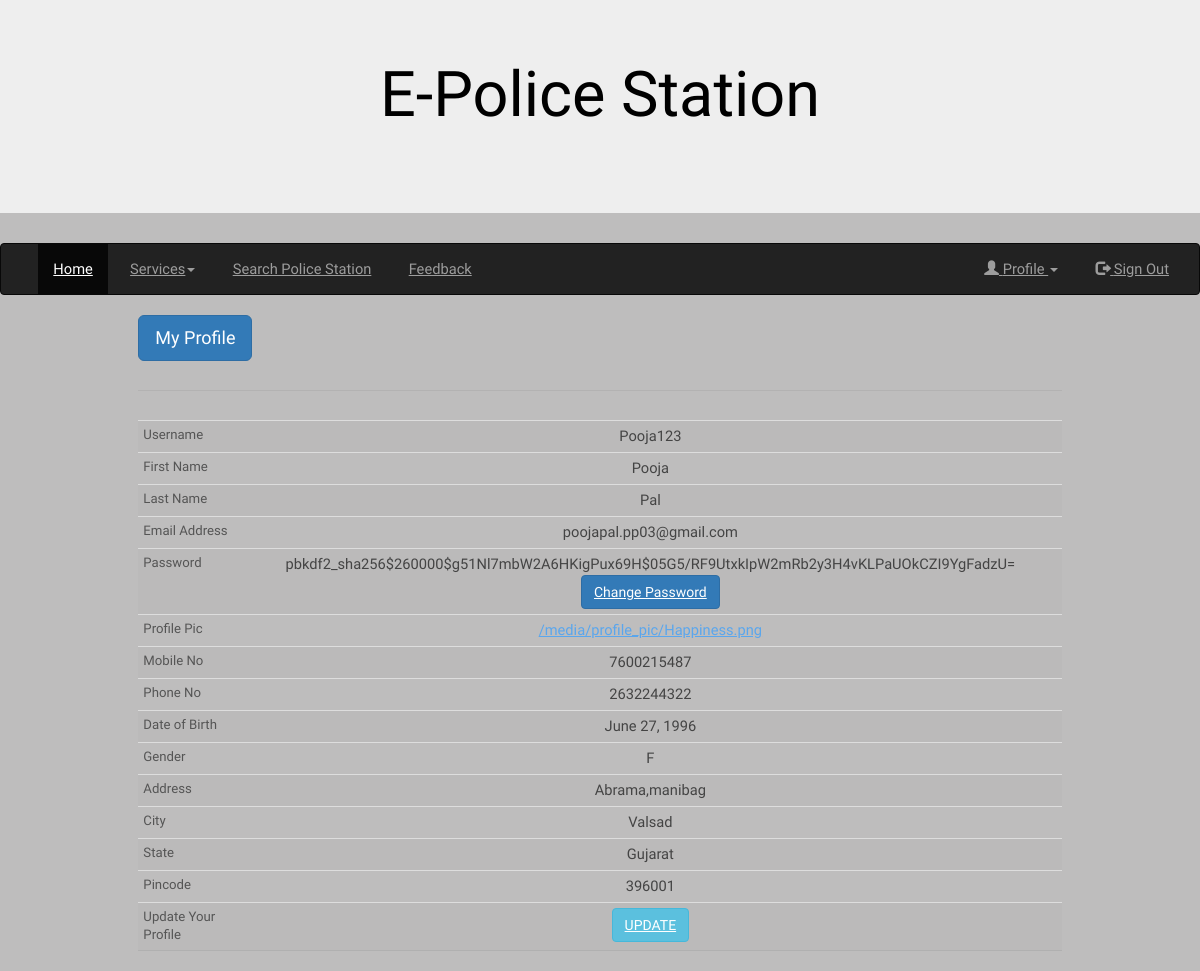
/view_citizen/ (signed in), run on the app's committed database.
### myapp/models.py (models this page shows, shortened)
class  Citizenprofile(models.Model):
    user = models.OneToOneField(User, on_delete=models.CASCADE)
    profile_pic = models.ImageField(upload_to='profile_pic')
    GENDER_CHOICES = (('M', 'Male'),('F', 'Female'))
    mobile_no = models.IntegerField()
    phone_no = models.IntegerField()
    dob = models.DateField()
    gender = models.CharField(max_length=1, choices=GENDER_CHOICES)
    address = models.TextField()
    City = models.CharField(max_length=20)
    state = models.CharField(max_length=20)
    pincode = models.IntegerField()

### myapp/views.py (the view)
# urls.py: path('view_citizen/',views.view_citizen,name='view_citizen'),
def view_citizen(request):
    try:
        usr = request.session['username']
        user = models.User.objects.get(username = usr)
        user_details = models.Citizenprofile.objects.get(user = user)
        return render(request,'citizen/view_citizen.html',{"user_details":user_details})
    except:
        return HttpResponse("<h1>Kindly Update your profile....</h1>")

### templates/citizen/view_citizen.html
{% extends 'base.html' %}
{% block content %}
    <div class="container">
        <table class="table table-condensed table-hover text-center">
            <h1 class="btn btn-lg btn-primary">My Profile</h1>
            <hr>
            <tbody>
                <tr>
                    <th>Username</th>
                    <td>{{user_details.user}}</td>
                </tr>
                <tr>
                    <th>First Name</th>
                    <td>{{user_details.user.first_name}}</td>
                </tr>
                <tr>
                    <th>Last Name</th>
                    <td>{{user_details.user.last_name}}</td>
                </tr>
                <tr>
                    <th>Email Address</th>
                    <td>{{user_details.user.email}}</td>
                </tr>
                <tr>
                    <th>Password</th>
                    <td>{{user_details.user.password}} <a href="{% url 'citizen_password' %}" class="btn btn-primary">Change Password</a></td>
                </tr>
                <tr>
                    <th>Profile Pic</th>
                    <td><a href="{{user_details.profile_pic.url}}">{{user_details.profile_pic.url}}</a></td>
                </tr>
                <tr>
                    <th>Mobile No</th>
                    <td>{{user_details.mobile_no}}</td>
                </tr>
                <tr>
                    <th>Phone No</th>
                    <td>{{user_details.phone_no}}</td>
                </tr>
                <tr>
                    <th>Date of Birth</th>
                    <td>{{user_details.dob}}</td>
                </tr>
                <tr>
                    <th>Gender</th>
                    <td>{{user_details.gender}}</td>
                </tr>
                <tr>
                    <th>Address</th>
                    <td>{{user_details.address}}</td>
                </tr>
                <tr>
                    <th>City</th>
                    <td>{{user_details.City}}</td>
                </tr>
                <tr>
                    <th>State</th>
                    <td>{{user_details.state}}</td>
                </tr>
                <tr>
                    <th>Pincode</th>
                    <td>{{user_details.pincode}}</td>
                </tr>
                <tr>
                    <th>Update Your Profile</th>
                    <td><a href="{% url 'update_citizen' user_details.id %}" class="btn btn-info"> UPDATE </a></td>
                </tr>
            </tbody>
        </table>
    </div>
{% endblock %}

### static/assets/css/main.css (style rules this page uses)
html, body, div, span, applet, object, iframe, h1, h2, h3, h4, h5, h6, p, blockquote, pre, a, abbr, acronym, address, big, cite, code, del, dfn, em, img, ins, kbd, q, s, samp, small, strike, strong, sub, sup, tt, var, b, u, i, center, dl, dt, dd, ol, ul, li, fieldset, form, label, legend, table, caption, tbody, tfoot, thead, tr, th, td, article, aside, canvas, details, embed, figure, figcaption, footer, header, hgroup, menu, nav, output, ruby, section, summary, time, mark, audio, video { margin: 0; padding: 0; border: 0; font-size: 100%; font: inherit; vertical-align: baseline; }
body { line-height: 1; }
table { border-collapse: collapse; border-spacing: 0; }
body { -webkit-text-size-adjust: none; }
*, *:before, *:after { -moz-box-sizing: border-box; -webkit-box-sizing: border-box; box-sizing: border-box; }
.container { margin-left: auto; margin-right: auto; }
.container { width: 80rem; }
@media screen and (max-width: 1680px) { .container { width: 80rem; } }
@media screen and (max-width: 1280px) { .container { width: 65rem; } }
body { -ms-overflow-style: scrollbar; }
body { background: #fff; }
html { font-size: 13pt; }
@media screen and (max-width: 1680px) { html { font-size: 11pt; } }
@media screen and (max-width: 1280px) { html { font-size: 11pt; } }
body { background-color: #fff; color: #444; }
body, input, select, textarea { font-family: "Taviraj", serif; font-weight: 300; font-size: 1rem; line-height: 1.65; }
a { text-decoration: underline; }
h1, h2, h3, h4, h5, h6 { font-weight: 400; line-height: 1.5; margin: 0 0 1.5rem 0; }
hr { border: 0; border-bottom: solid 1px; margin: 2rem 0; }
a { color: #5AA6ED; }
h1, h2, h3, h4, h5, h6 { color: #555; }
hr { border-bottom-color: rgba(144, 144, 144, 0.25); }
table { margin: 0 0 2rem 0; width: 100%; }
table tbody tr { border: solid 1px; border-left: 0; border-right: 0; }
table td { padding: 0.75rem 0.75rem; }
table th { font-size: 0.9rem; font-weight: 400; padding: 0 0.75rem 0.75rem 0.75rem; text-align: left; }
table tbody tr { border-color: rgba(144, 144, 144, 0.25); }
table tbody tr:nth-child(2n + 1) { background-color: rgba(144, 144, 144, 0.075); }
table th { color: #555; }

### data on the page
Citizenprofile: user "Pooja123", user.first_name "Pooja", user.last_name "Pal", user.email "poojapal.pp03@gmail.com", user.password "pbkdf2_sha256$260000$g51Nl7mbW2A6HKigPux69H$05G5/RF9UtxkIpW2mRb2y3H4vKLPaUOkCZI9YgFadzU=", profile_pic "/media/profile_pic/Happiness.png", mobile_no "7600215487", phone_no "2632244322", dob "June 27, 1996", gender "F", address "Abrama,manibag", City "Valsad", state "Gujarat", pincode "396001"
